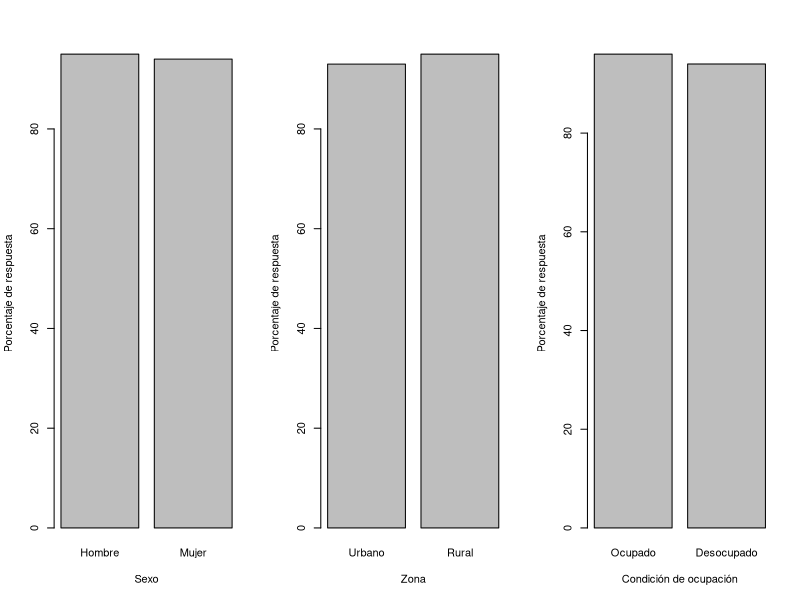
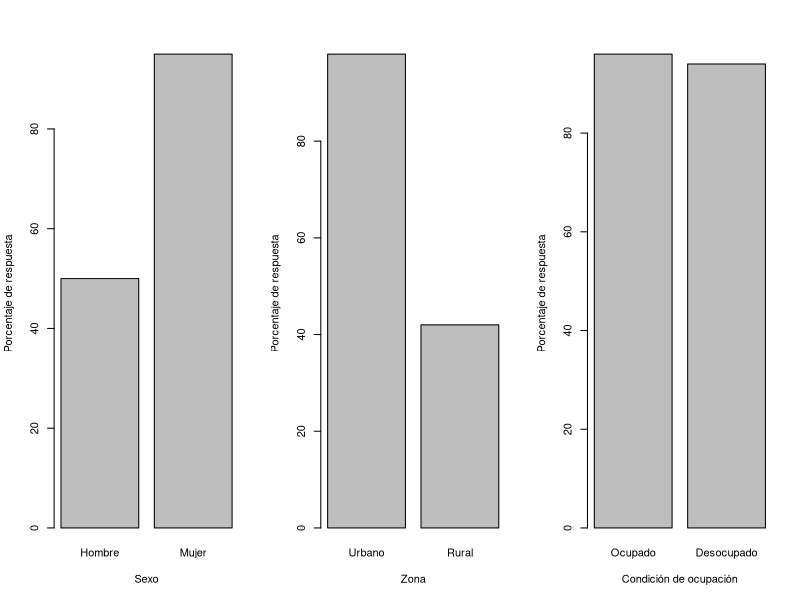
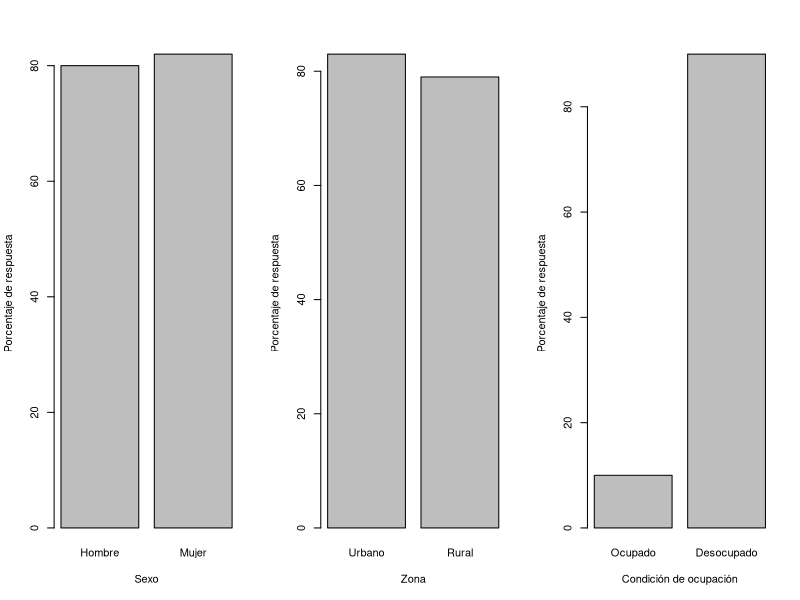

Write R code to recreate these figures, in order. (Note: this script raises an error after producing the figures.)
## ---- chunk 1
par(mfrow=c(1, 3))
counts.G <- c(Hombre = 95, Mujer = 94)
barplot(counts.G, xlab = "Sexo", ylab = "Porcentaje de respuesta")
counts.Z <- c(Urbano = 93, Rural = 95)
barplot(counts.Z, xlab = "Zona", ylab = "Porcentaje de respuesta")
counts.T <- c(Ocupado = 96, Desocupado = 94)
barplot(counts.T, xlab = "Condición de ocupación", ylab = "Porcentaje de respuesta")
## ---- chunk 2
par(mfrow=c(1, 3))
counts.G <- c(Hombre = 50, Mujer = 95)
barplot(counts.G, xlab = "Sexo", ylab = "Porcentaje de respuesta")
counts.Z <- c(Urbano = 98, Rural = 42)
barplot(counts.Z, xlab = "Zona", ylab = "Porcentaje de respuesta")
counts.T <- c(Ocupado = 96, Desocupado = 94)
barplot(counts.T, xlab = "Condición de ocupación", ylab = "Porcentaje de respuesta")
## ---- chunk 3
par(mfrow=c(1, 3))
counts.G <- c(Hombre = 80, Mujer = 82)
barplot(counts.G, xlab = "Sexo", ylab = "Porcentaje de respuesta")
counts.Z <- c(Urbano = 83, Rural = 79)
barplot(counts.Z, xlab = "Zona", ylab = "Porcentaje de respuesta")
counts.T <- c(Ocupado = 10, Desocupado = 90)
barplot(counts.T, xlab = "Condición de ocupación", ylab = "Porcentaje de respuesta")
## ---- chunk 4
knitr::include_graphics("Pics/j1.png")
## ---- chunk 5
knitr::include_graphics("Pics/j2.png")
## ---- chunk 6
knitr::include_graphics("Pics/j3.png")
## ---- chunk 7
knitr::include_graphics("Pics/j4.png")
## ---- chunk 8
knitr::include_graphics("Pics/j5.png")
